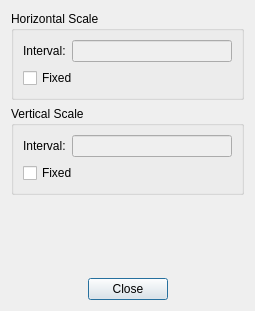
<?xml version="1.0" encoding="UTF-8"?>
<ui version="4.0">
 <class>ScaleDialog</class>
 <widget class="QDialog" name="ScaleDialog">
  <property name="geometry">
   <rect>
    <x>0</x>
    <y>0</y>
    <width>255</width>
    <height>311</height>
   </rect>
  </property>
  <property name="windowTitle">
   <string>Dialog</string>
  </property>
  <layout class="QVBoxLayout" name="verticalLayout_3">
   <item>
    <widget class="QGroupBox" name="gbHorizontal">
     <property name="title">
      <string>Horizontal Scale</string>
     </property>
     <layout class="QVBoxLayout" name="verticalLayout">
      <item>
       <layout class="QHBoxLayout" name="horizontalLayout_2">
        <item>
         <widget class="QLabel" name="label">
          <property name="text">
           <string>Interval:</string>
          </property>
         </widget>
        </item>
        <item>
         <widget class="QLineEdit" name="leHIncrement">
          <property name="enabled">
           <bool>false</bool>
          </property>
         </widget>
        </item>
       </layout>
      </item>
      <item>
       <widget class="QCheckBox" name="cbHFixed">
        <property name="text">
         <string>Fixed</string>
        </property>
       </widget>
      </item>
     </layout>
    </widget>
   </item>
   <item>
    <widget class="QGroupBox" name="gbVertical">
     <property name="title">
      <string>Vertical Scale</string>
     </property>
     <layout class="QVBoxLayout" name="verticalLayout_2">
      <item>
       <layout class="QHBoxLayout" name="horizontalLayout_3">
        <item>
         <widget class="QLabel" name="label_2">
          <property name="text">
           <string>Interval:</string>
          </property>
         </widget>
        </item>
        <item>
         <widget class="QLineEdit" name="leVIncrement">
          <property name="enabled">
           <bool>false</bool>
          </property>
         </widget>
        </item>
       </layout>
      </item>
      <item>
       <widget class="QCheckBox" name="cbVFixed">
        <property name="text">
         <string>Fixed</string>
        </property>
       </widget>
      </item>
     </layout>
    </widget>
   </item>
   <item>
    <spacer name="verticalSpacer">
     <property name="orientation">
      <enum>Qt::Vertical</enum>
     </property>
     <property name="sizeHint" stdset="0">
      <size>
       <width>20</width>
       <height>40</height>
      </size>
     </property>
    </spacer>
   </item>
   <item>
    <layout class="QHBoxLayout" name="horizontalLayout">
     <item>
      <spacer name="horizontalSpacer">
       <property name="orientation">
        <enum>Qt::Horizontal</enum>
       </property>
       <property name="sizeHint" stdset="0">
        <size>
         <width>40</width>
         <height>20</height>
        </size>
       </property>
      </spacer>
     </item>
     <item>
      <widget class="QPushButton" name="pbClose">
       <property name="text">
        <string>Close</string>
       </property>
      </widget>
     </item>
     <item>
      <spacer name="horizontalSpacer_2">
       <property name="orientation">
        <enum>Qt::Horizontal</enum>
       </property>
       <property name="sizeHint" stdset="0">
        <size>
         <width>40</width>
         <height>20</height>
        </size>
       </property>
      </spacer>
     </item>
    </layout>
   </item>
  </layout>
 </widget>
 <resources/>
 <connections>
  <connection>
   <sender>cbHFixed</sender>
   <signal>toggled(bool)</signal>
   <receiver>leHIncrement</receiver>
   <slot>setEnabled(bool)</slot>
   <hints>
    <hint type="sourcelabel">
     <x>131</x>
     <y>86</y>
    </hint>
    <hint type="destinationlabel">
     <x>161</x>
     <y>50</y>
    </hint>
   </hints>
  </connection>
  <connection>
   <sender>pbClose</sender>
   <signal>clicked()</signal>
   <receiver>ScaleDialog</receiver>
   <slot>hide()</slot>
   <hints>
    <hint type="sourcelabel">
     <x>127</x>
     <y>179</y>
    </hint>
    <hint type="destinationlabel">
     <x>127</x>
     <y>101</y>
    </hint>
   </hints>
  </connection>
  <connection>
   <sender>cbVFixed</sender>
   <signal>toggled(bool)</signal>
   <receiver>leVIncrement</receiver>
   <slot>setEnabled(bool)</slot>
   <hints>
    <hint type="sourcelabel">
     <x>131</x>
     <y>193</y>
    </hint>
    <hint type="destinationlabel">
     <x>161</x>
     <y>157</y>
    </hint>
   </hints>
  </connection>
 </connections>
</ui>
